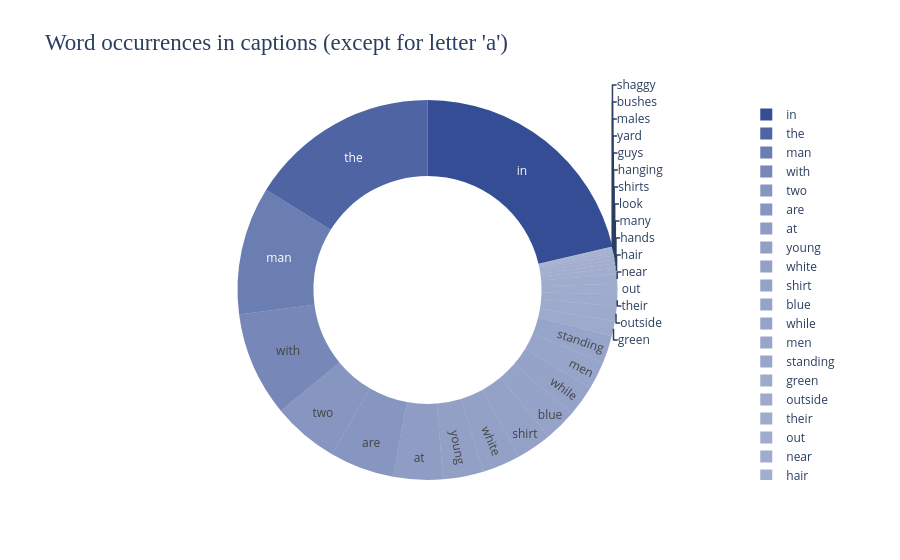

The notebook cell saved with this chart:
### Code cell
def word_occurrences(data):
    # Combining all sentences into a single string
    all_text = ' '.join(data)
    all_text = all_text.replace('a ', '')
    all_text = all_text.replace('<start> ', '')
    all_text = all_text.replace('<end> ', '')
    # Splitting the text into words and count occurrences
    word_counts = Counter(all_text.split())

    words = list(word_counts.keys())[:30]
    values = list(word_counts.values())[:30]

    # Normalize values to be between 0 and 1
    normalized_values = np.array(values) / np.max(values)
    colors = np.array(['rgba(30, 58, 138, {})'.format(0.4 + 0.5 * (value)) for value in normalized_values])

    fig = go.Figure(data=[go.Pie(labels=words, values=values, hole=.6, marker=dict(colors=colors), textinfo='label')])

    fig.update_layout(title_text='Word occurrences in captions (except for letter \'a\')', title_font=dict(size=23, family='Balto'))

    fig.show()
    
word_occurrences(text_data)

### Figure 1 — Plotly figure (JSON) as saved in the notebook; plotly's stock layout.template omitted (floating-point values rounded to 4 significant figures)
{"data": [{"hole": 0.6, "labels": ["two", "young", "guys", "with", "shaggy", "hair", "look", "at", "their", "hands", "while", "hanging", "out", "in", "the", "yard", "white", "males", "are", "outside", "near", "many", "bushes", "men", "green", "shirts", "standing", "man", "blue", "shirt"], "marker": {"colors": ["rgba(30, 58, 138, 0.5328490768536809)", "rgba(30, 58, 138, 0.4806022615918247)", "rgba(30, 58, 138, 0.403795243502201)", "rgba(30, 58, 138, 0.608473969918029)", "rgba(30, 58, 138, 0.4003577483629124)", "rgba(30, 58, 138, 0.4127856154049556)", "rgba(30, 58, 138, 0.4074893842061875)", "rgba(30, 58, 138, 0.498583005397334)", "rgba(30, 58, 138, 0.4240235802833989)", "rgba(30, 58, 138, 0.4086559549548148)", "rgba(30, 58, 138, 0.46127607285623184)", "rgba(30, 58, 138, 0.40401300337527807)", "rgba(30, 58, 138, 0.42053164517584113)", "rgba(30, 58, 138, 0.9)", "rgba(30, 58, 138, 0.7788477391858892)", "rgba(30, 58, 138, 0.40261311847692527)", "rgba(30, 58, 138, 0.47582709866077677)", "rgba(30, 58, 138, 0.401322113515111)", "rgba(30, 58, 138, 0.5287038621268918)", "rgba(30, 58, 138, 0.4294753542486507)", "rgba(30, 58, 138, 0.41881289760619683)", "rgba(30, 58, 138, 0.40812710954877046)", "rgba(30, 58, 138, 0.4005443996826928)", "rgba(30, 58, 138, 0.456205378668865)", "rgba(30, 58, 138, 0.4301830738361513)", "rgba(30, 58, 138, 0.40555287676346613)", "rgba(30, 58, 138, 0.4549532593986717)", "rgba(30, 58, 138, 0.6560389479087275)", "rgba(30, 58, 138, 0.4642547168343936)", "rgba(30, 58, 138, 0.4709119472398936)"]}, "textinfo": "label", "type": "pie", "values": [17082, 10364, 488, 26806, 46, 1644, 963, 12676, 3089, 1113, 7879, 516, 2640, 64291, 48713, 336, 9750, 170, 16549, 3790, 2419, 1045, 70, 7227, 3881, 714, 7066, 32922, 8262, 9118]}], "layout": {"autosize": true, "title": {"font": {"family": "Balto", "size": 23}, "text": "Word occurrences in captions (except for letter 'a')"}}}
